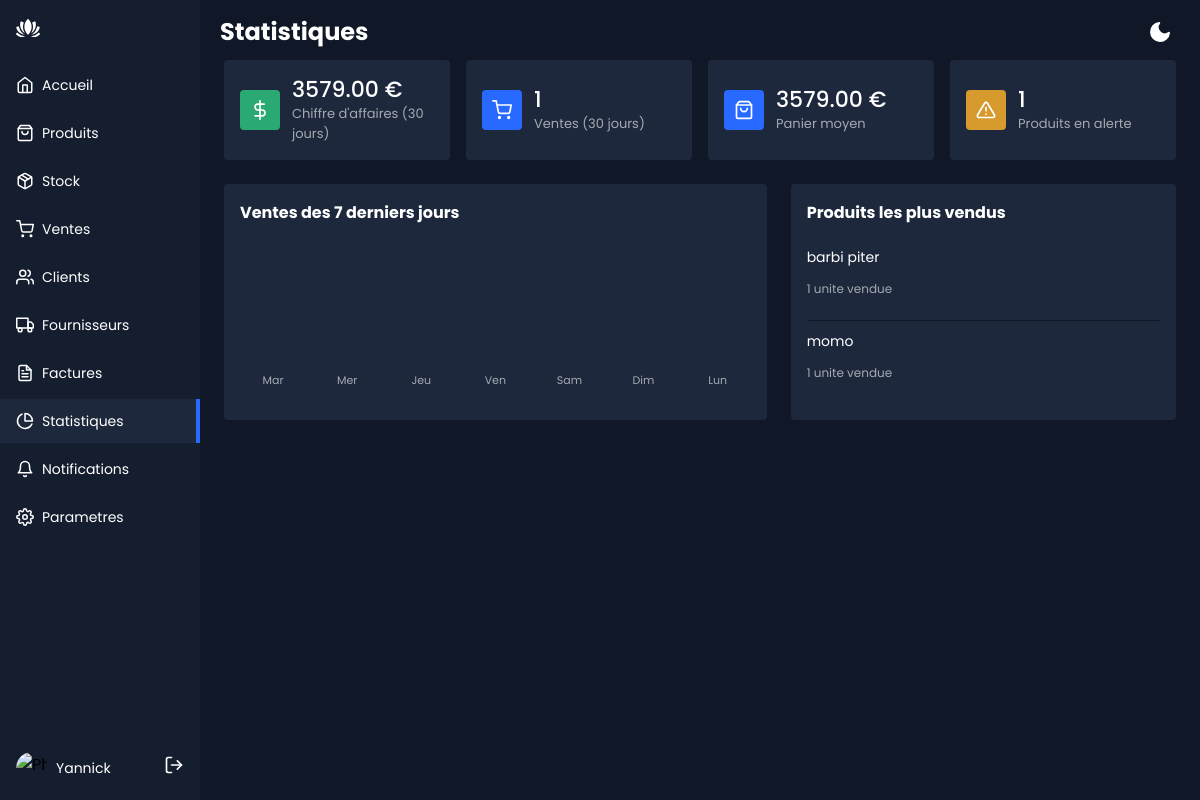
The app's page /statistiques/ (signed in) with its own data.
### Produits/models.py (models this page shows, shortened)
class Produit(models.Model):
    nom = models.CharField("nom du produit", max_length=100, unique=True)
    description = models.TextField("description", blank=True)
    prix_de_vente = models.DecimalField("prix de vente", max_digits=10, decimal_places=2, validators=[MinValueValidator(0)])
    prix_achat = models.DecimalField("prix d'achat", max_digits=10, decimal_places=2, default=0, validators=[MinValueValidator(0)], blank=True, null=True)
    quantite = models.PositiveIntegerField("quantité en stock", default=0, validators=[MinValueValidator(0)])
    stock = models.PositiveIntegerField("stock", default=0, validators=[MinValueValidator(0)])
    seuil_alerte = models.PositiveIntegerField("seuil d'alerte", default=0, validators=[MinValueValidator(0)])
    numero_de_lot = models.CharField("numéro de lot", max_length=100, blank=True)
    date_de_peremption = models.DateField("date de péremption", null=True, blank=True)
    image = models.ImageField("image du produit", upload_to='produits/', null=True, blank=True)
    categorie = models.ForeignKey(Categorie, on_delete=models.PROTECT, related_name='produits')
    fournisseur = models.ForeignKey(Fournisseur, on_delete=models.SET_NULL, null=True, blank=True, related_name='produits')
    actif = models.BooleanField("actif", default=True)
    class Meta:
        ordering = ['nom']

### Produits/views.py (the view)
# urls.py: path('statistiques/', views.statistiques, name='statistiques'),
@login_required
def statistiques(request):
    maintenant = timezone.now()
    debut_30_jours = maintenant - timedelta(days=30)
    ventes_terminees = Vente.objects.filter(
        statut=Vente.Statut.TERMINEE,
        date__gte=debut_30_jours,
        date__lte=maintenant,
    )
    chiffre_affaires = ventes_terminees.aggregate(total=Sum('total'))['total'] or 0
    nombre_ventes = ventes_terminees.count()
    panier_moyen = chiffre_affaires / nombre_ventes if nombre_ventes else 0
    produits_en_alerte = Produit.objects.filter(
        actif=True,
        stock__lte=F('seuil_alerte'),
    ).count()
    ventes_par_jour = ventes_terminees.filter(
        date__gte=maintenant - timedelta(days=6)
    ).annotate(jour=TruncDate('date')).values('jour').annotate(
        total=Sum('total')
    ).order_by('jour')
    totaux_par_jour = {element['jour']: element['total'] or 0 for element in ventes_par_jour}
    noms_jours = ('Lun', 'Mar', 'Mer', 'Jeu', 'Ven', 'Sam', 'Dim')
    jours = []
    for decalage in range(6, -1, -1):
        jour = (maintenant - timedelta(days=decalage)).date()
        jours.append({
            'label': noms_jours[jour.weekday()],
            'date': jour,
            'total': totaux_par_jour.get(jour, 0),
        })
    maximum_journalier = max((jour['total'] for jour in jours), default=0)
    for jour in jours:
        jour['hauteur'] = (jour['total'] / maximum_journalier * 100) if maximum_journalier else 0
    produits_populaires = Produit.objects.filter(
        lignes_vente__vente__statut=Vente.Statut.TERMINEE,
        lignes_vente__vente__date__gte=debut_30_jours,
    ).annotate(
        quantite_vendue=Sum('lignes_vente__quantite')
    ).order_by('-quantite_vendue', 'nom')[:5]
    return render(request, 'statistiques/index.html', {
        'chiffre_affaires': chiffre_affaires,
        'nombre_ventes': nombre_ventes,
        'panier_moyen': panier_moyen,
        'produits_en_alerte': produits_en_alerte,
        'jours': jours,
        'produits_populaires': produits_populaires,
    })

### Produits/templates/statistiques/index.html (shortened to what this page needs)
{% extends "base.html" %}
{% block content %}
  <div class="app-content-header">
    <h1 class="app-content-headerText">Statistiques</h1>
    {% include "partials/theme_switch.html" %}
  </div>
  <div class="data-table-wrapper">
    <div class="stat-cards">
      <div class="stat-card">
        <div class="stat-card-icon success">
          <svg xmlns="http://www.w3.org/2000/svg" width="20" height="20" viewBox="0 0 24 24" fill="none" stroke="currentColor" stroke-width="2" stroke-linecap="round" stroke-linejoin="round"><line x1="12" y1="1" x2="12" y2="23"/><path d="M17 5H9.5a3.5 3.5 0 0 0 0 7h5a3.5 3.5 0 0 1 0 7H6"/></svg>
        </div>
        <div>
          <div class="stat-card-value">{{ chiffre_affaires|floatformat:2 }} €</div>
          <div class="stat-card-label">Chiffre d'affaires (30 jours)</div>
        </div>
      </div>
      <div class="stat-card">
        <div class="stat-card-icon">
        </div>
        <div>
          <div class="stat-card-value">{{ nombre_ventes }}</div>
          <div class="stat-card-label">Ventes (30 jours)</div>
        </div>
      </div>
      <div class="stat-card">
        <div class="stat-card-icon">
          <svg xmlns="http://www.w3.org/2000/svg" width="20" height="20" viewBox="0 0 24 24" fill="none" stroke="currentColor" stroke-width="2" stroke-linecap="round" stroke-linejoin="round"><path d="M6 2L3 6v14a2 2 0 0 0 2 2h14a2 2 0 0 0 2-2V6l-3-4z"/><line x1="3" y1="6" x2="21" y2="6"/><path d="M16 10a4 4 0 0 1-8 0"/></svg>
        </div>
        <div>
          <div class="stat-card-value">{{ panier_moyen|floatformat:2 }} €</div>
          <div class="stat-card-label">Panier moyen</div>
        </div>
      </div>
      <div class="stat-card">
        <div class="stat-card-icon warning">
        </div>
        <div>
          <div class="stat-card-value">{{ produits_en_alerte }}</div>
          <div class="stat-card-label">Produits en alerte</div>
        </div>
      </div>
    </div>
    <div class="panels-row">
      <div class="panel">
        <div class="panel-header">
          <h2 class="panel-title">Ventes des 7 derniers jours</h2>
        </div>
        <div class="bar-chart">
          {% for jour in jours %}
          <div class="bar-chart-col" title="{{ jour.date|date:'d/m/Y' }} : {{ jour.total|floatformat:2 }} €">
            <span class="bar-chart-label">{{ jour.label }}</span>
          </div>
          {% endfor %}
        </div>
      </div>
      <div class="panel">
        <div class="panel-header">
          <h2 class="panel-title">Produits les plus vendus</h2>
        </div>
        <ul class="simple-list">
          {% for produit in produits_populaires %}
          <li class="simple-list-item">
            <div class="simple-list-content">
              <p class="simple-list-title">{{ produit.nom }}</p>
              <p class="simple-list-meta">{{ produit.quantite_vendue }} unite{{ produit.quantite_vendue|pluralize }} vendue{{ produit.quantite_vendue|pluralize }}</p>
            </div>
          </li>
          {% endfor %}
        </ul>
      </div>
    </div>
  </div>
{% endblock %}

### Produits/templates/partials/sidebar.html (shortened to what this page needs)
<div class="sidebar" id="sidebar">
  <div class="sidebar-header">
    <div class="app-icon">
    </div>
  </div>
  <ul class="sidebar-list">
    <li class="sidebar-list-item{% if request.resolver_match.url_name == 'home' %} active{% endif %}">
      <a href="{% url 'home' %}"{% if request.resolver_match.url_name == 'home' %} aria-current="page"{% endif %}>
        <svg xmlns="http://www.w3.org/2000/svg" width="18" height="18" viewBox="0 0 24 24" fill="none" stroke="currentColor" stroke-width="2" stroke-linecap="round" stroke-linejoin="round" class="feather feather-home">
          <path d="M3 9l9-7 9 7v11a2 2 0 0 1-2 2H5a2 2 0 0 1-2-2z" />
          <polyline points="9 22 9 12 15 12 15 22" />
        </svg>
        <span>Accueil</span>
      </a>
    </li>
    <li class="sidebar-list-item{% if request.resolver_match.url_name == 'produits_liste' or request.resolver_match.url_name == 'produits_form' %} active{% endif %}">
      <a href="{% url 'produits_liste' %}"{% if request.resolver_match.url_name == 'produits_liste' or request.resolver_match.url_name == 'produits_form' %} aria-current="page"{% endif %}>
        <span>Produits</span>
      </a>
    </li>
    <li class="sidebar-list-item{% if request.resolver_match.url_name == 'stock_liste' %} active{% endif %}">
      <a href="{% url 'stock_liste' %}"{% if request.resolver_match.url_name == 'stock_liste' %} aria-current="page"{% endif %}>
        <span>Stock</span>
      </a>
    </li>
    <li class="sidebar-list-item{% if request.resolver_match.url_name == 'ventes_liste' or request.resolver_match.url_name == 'ventes_form' %} active{% endif %}">
      <a href="{% url 'ventes_liste' %}"{% if request.resolver_match.url_name == 'ventes_liste' or request.resolver_match.url_name == 'ventes_form' %} aria-current="page"{% endif %}>
        <span>Ventes</span>
      </a>
    </li>
    <li class="sidebar-list-item{% if request.resolver_match.url_name == 'clients_liste' or request.resolver_match.url_name == 'clients_form' %} active{% endif %}">
      <a href="{% url 'clients_liste' %}"{% if request.resolver_match.url_name == 'clients_liste' or request.resolver_match.url_name == 'clients_form' %} aria-current="page"{% endif %}>
        <span>Clients</span>
      </a>
    </li>
    {% if request.user.is_staff or request.user.is_superuser %}
    <li class="sidebar-list-item{% if request.resolver_match.url_name == 'fournisseurs_liste' or request.resolver_match.url_name == 'fournisseurs_form' %} active{% endif %}">
      <a href="{% url 'fournisseurs_liste' %}"{% if request.resolver_match.url_name == 'fournisseurs_liste' or request.resolver_match.url_name == 'fournisseurs_form' %} aria-current="page"{% endif %}>
        <span>Fournisseurs</span>
      </a>
    </li>
    {% endif %}
    <li class="sidebar-list-item{% if request.resolver_match.url_name == 'factures_liste' or request.resolver_match.url_name == 'factures_detail' %} active{% endif %}">
      <a href="{% url 'factures_liste' %}"{% if request.resolver_match.url_name == 'factures_liste' or request.resolver_match.url_name == 'factures_detail' %} aria-current="page"{% endif %}>
        <span>Factures</span>
      </a>
    </li>
    <li class="sidebar-list-item{% if request.resolver_match.url_name == 'statistiques' %} active{% endif %}">
      <a href="{% url 'statistiques' %}"{% if request.resolver_match.url_name == 'statistiques' %} aria-current="page"{% endif %}>
        <svg xmlns="http://www.w3.org/2000/svg" width="18" height="18" viewBox="0 0 24 24" fill="none" stroke="currentColor" stroke-width="2" stroke-linecap="round" stroke-linejoin="round" class="feather feather-pie-chart">
          <path d="M21.21 15.89A10 10 0 1 1 8 2.83" />
          <path d="M22 12A10 10 0 0 0 12 2v10z" />
        </svg>
        <span>Statistiques</span>
      </a>
    </li>
    <li class="sidebar-list-item{% if request.resolver_match.url_name == 'notifications' %} active{% endif %}">
      <a href="{% url 'notifications' %}"{% if request.resolver_match.url_name == 'notifications' %} aria-current="page"{% endif %}>
        <svg xmlns="http://www.w3.org/2000/svg" width="18" height="18" viewBox="0 0 24 24" fill="none" stroke="currentColor" stroke-width="2" stroke-linecap="round" stroke-linejoin="round" class="feather feather-bell">
          <path d="M18 8A6 6 0 0 0 6 8c0 7-3 9-3 9h18s-3-2-3-9" />
          <path d="M13.73 21a2 2 0 0 1-3.46 0" />
        </svg>
        <span>Notifications</span>
      </a>
    </li>
    {% if request.user.is_staff or request.user.is_superuser %}
    <li class="sidebar-list-item{% if request.resolver_match.url_name == 'parametres' %} active{% endif %}">
      <a href="{% url 'parametres' %}"{% if request.resolver_match.url_name == 'parametres' %} aria-current="page"{% endif %}>
        <span>Parametres</span>
      </a>
    </li>
    {% endif %}
  </ul>
  <div class="account-info">
    <div class="account-info-picture">
      <img
        src="https://images.unsplash.com/photo-1527736947477-2790e28f3443?ixid=MnwxMjA3fDB8MHxzZWFyY2h8MTE2fHx3b21hbnxlbnwwfHwwfHw%3D&ixlib=rb-1.2.1&auto=format&fit=crop&w=900&q=60"
        alt="Photo du compte"
      />
    </div>
    <div class="account-info-name">{{ request.user.get_full_name|default:request.user.username }}</div>
    <a href="{% url 'logout' %}" class="account-info-more" aria-label="Se deconnecter" title="Se deconnecter">
      <svg xmlns="http://www.w3.org/2000/svg" width="20" height="20" viewBox="0 0 24 24" fill="none" stroke="currentColor" stroke-width="2" stroke-linecap="round" stroke-linejoin="round">
        <path d="M9 21H5a2 2 0 0 1-2-2V5a2 2 0 0 1 2-2h4" />
        <polyline points="16 17 21 12 16 7" />
        <line x1="21" y1="12" x2="9" y2="12" />
      </svg>
    </a>
  </div>
</div>

### records on screen
Produit: nom "barbi piter", quantite_vendue "1"
Produit: nom "momo", quantite_vendue "1"

### other values on screen
{{ request.user.get_full_name|default:request.user.username }} "Yannick"
{{ chiffre_affaires|floatformat:2 }} "3579.00"
{{ nombre_ventes }} "1"
{{ panier_moyen|floatformat:2 }} "3579.00"
{{ produits_en_alerte }} "1"
{{ jour.label }} "Mar" "Mer" "Jeu" "Ven" "Sam" "Dim" "Lun"
